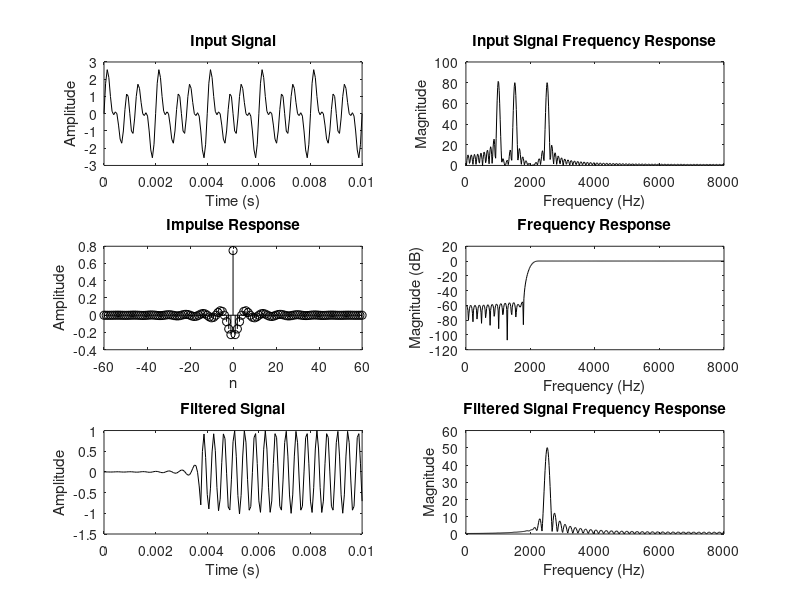

Source code (MATLAB): (Note: this script raises an error after producing the figure.)
clc; clear; close all;
fft_ord = 1024;
Fc = 2000;
Fsamp = 16000;
f1 = 1000; f2 = 1500; f3 = 2500;
t = 0:1/Fsamp:0.01;
x = sin(2*pi*f1*t) + sin(2*pi*f2*t) + sin(2*pi*f3*t);
fft_x = fft(x, fft_ord);

N = 121;
wc = 2*pi*Fc/Fsamp;
n_range = -(N-1)/2:(N-1)/2;

hd = zeros(1, N);
for n = n_range
    if n == 0
        hd(n + (N + 1)/2) = 1 - (wc / pi);
    else
        hd(n + (N + 1)/2) = (sin(pi * n) - sin(wc * n)) / (pi * n);
    end
end

% --- HAMMING WINDOW ---
w = 0.54 + 0.46 * cos(2 * pi * n_range / (N - 1));
h = hd .* w;
h1 = freqz(h, 1, fft_ord / 2);
y = filter(h, 1, x);
fft_y = fft(y, fft_ord);
fr = (1:fft_ord) * Fsamp / fft_ord;

figure;
subplot(3,2,1); plot(t, x, 'k'); title('Input Signal'); ylabel('Amplitude'); xlabel('Time (s)');
subplot(3,2,2); plot(fr(1:fft_ord/2), abs(fft_x(1:fft_ord/2)), 'k'); title('Input Signal Frequency Response'); ylabel('Magnitude'); xlabel('Frequency (Hz)');
subplot(3,2,3); stem(n_range, h, 'k'); title('Impulse Response'); ylabel('Amplitude'); xlabel('n');
subplot(3,2,4); plot(fr(1:fft_ord/2), 20*log10(abs(h1)), 'k'); title('Frequency Response'); ylabel('Magnitude (dB)'); xlabel('Frequency (Hz)');
subplot(3,2,5); plot(t, y, 'k'); title('Filtered Signal'); ylabel('Amplitude'); xlabel('Time (s)');
subplot(3,2,6); plot(fr(1:fft_ord/2), abs(fft_y(1:fft_ord/2)), 'k'); title('Filtered Signal Frequency Response'); ylabel('Magnitude'); xlabel('Frequency (Hz)');
sgtitle('HIGH PASS FILTER (HAMMING)');
saveas(gcf, 'high_pass_hamming.png');

% --- RECTANGULAR WINDOW ---
figure;
wr = ones(1, N);
h = hd .* wr;
y = filter(h, 1, x);
fft_ord = 1000;
fft_x = fft(x, fft_ord); fft_y = fft(y, fft_ord);
h2 = freqz(h, 1, fft_ord / 2);
fr = (0:fft_ord-1) * (Fsamp / fft_ord);

subplot(3,2,1); plot(t, x, 'k'); title('Input Signal'); ylabel('Amplitude'); xlabel('Time (s)');
subplot(3,2,2); plot(fr(1:fft_ord/2), abs(fft_x(1:fft_ord/2)), 'k'); title('Input Signal Frequency Response'); ylabel('Magnitude'); xlabel('Frequency (Hz)');
subplot(3,2,3); stem(n_range, h, 'k'); title('Impulse Response'); ylabel('Amplitude'); xlabel('n');
subplot(3,2,4); plot(fr(1:fft_ord/2), 20*log10(abs(h2)), 'k'); title('Frequency Response'); ylabel('Magnitude (dB)'); xlabel('Frequency (Hz)');
subplot(3,2,5); plot(t, y, 'k'); title('Filtered Signal'); ylabel('Amplitude'); xlabel('Time (s)');
subplot(3,2,6); plot(fr(1:fft_ord/2), abs(fft_y(1:fft_ord/2)), 'k'); title('Filtered Signal Frequency Response'); ylabel('Magnitude'); xlabel('Frequency (Hz)');
sgtitle('HIGH PASS FILTER (RECTANGULAR)');
saveas(gcf, 'high_pass_rectangular.png');

% --- HANNING WINDOW ---
figure;
wh = 0.5 + 0.5 * cos(2 * pi * n_range / (N - 1));
h = hd .* wh;
y = filter(h, 1, x);
fft_ord = 1000;
fft_x = fft(x, fft_ord); fft_y = fft(y, fft_ord);
h3 = freqz(h, 1, fft_ord / 2);
fr = (0:fft_ord-1) * (Fsamp / fft_ord);

subplot(3,2,1); plot(t, x, 'k'); title('Input Signal'); ylabel('Amplitude'); xlabel('Time (s)');
subplot(3,2,2); plot(fr(1:fft_ord/2), abs(fft_x(1:fft_ord/2)), 'k'); title('Input Signal Frequency Response'); ylabel('Magnitude'); xlabel('Frequency (Hz)');
subplot(3,2,3); stem(n_range, h, 'k'); title('Impulse Response'); ylabel('Amplitude'); xlabel('n');
subplot(3,2,4); plot(fr(1:fft_ord/2), 20*log10(abs(h3)), 'k'); title('Frequency Response'); ylabel('Magnitude (dB)'); xlabel('Frequency (Hz)');
subplot(3,2,5); plot(t, y, 'k'); title('Filtered Signal'); ylabel('Amplitude'); xlabel('Time (s)');
subplot(3,2,6); plot(fr(1:fft_ord/2), abs(fft_y(1:fft_ord/2)), 'k'); title('Filtered Signal Frequency Response'); ylabel('Magnitude'); xlabel('Frequency (Hz)');
sgtitle('HIGH PASS FILTER (HANNING)');
saveas(gcf, 'high_pass_hanning.png');
